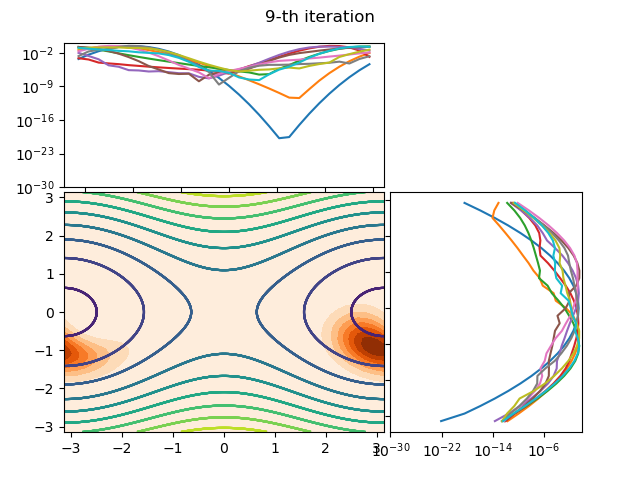

Here is the Python script that generated this plot:
import SimpleQmap as sq
import numpy as np
import matplotlib.pyplot as plt
twopi = 2.0 * np.pi

dim = 30
k = 1
qrange = [-np.pi, np.pi]
prange = [-np.pi, np.pi]

domain = np.array([qrange, prange])
scaleinfo = sq.ScaleInfo(dim, domain)

Hsol = sq.SplitHamiltonian(dim, domain)
def T(x): return x**2 / 2
def V(x): return np.cos(x)


#Usol = sq.SplitUnitary(dim, domain)
#U = Uso.TVmatrix(T, V)
#uevals, uevecs = U.eig()
matT = Hsol.matTqrep(T)
matV = Hsol.matVqrep(V)
hbar = Hsol.hbar
s = (-1.j / hbar)
matHam = matT + matV
evals, evecs = matHam.eigh()


state = Hsol.state()
init_vec = state.cs(-2, 0)

coeff = np.array([init_vec.inner(evec)
                  for evec in evecs])  # < evec | init_vec>

x = np.linspace(domain[0, 0], domain[0, 1], 100)
y = np.linspace(domain[1, 0], domain[1, 1], 100)
Q, P = np.meshgrid(x, y)

from SimpleQmap.utility import hsm_axes

fig = plt.figure()
ax1, ax2, ax3 = hsm_axes(fig)
ax = [ax1, ax2, ax3]

plt.ion()

for t in range(10):
    vec = sum(np.exp(s * evals[i] * t) * coeff[i]
              * evecs[i] for i in range(dim))

    x, y, z = vec.hsmrep()
    ax[0].contourf(x, y, z, cmap=plt.cm.Oranges)
    ax[0].contour(Q, P, T(P) + V(Q), 10)

    q = vec.x[0]
    ax[1].plot(q, vec.abs2(), "-")
    ax[1].semilogy()
    ax[1].set_ylim(1e-30, 1)

    p = vec.x[1]
    prep = vec.prep().abs2()
    ax[2].plot(prep, q, "-")
    ax[2].semilogx()
    ax[2].set_xlim(1e-30, 1)

    fig.suptitle("%d-th iteration" % (t))
    fig.canvas.draw()
fig.savefig("./evolve_ham.png")